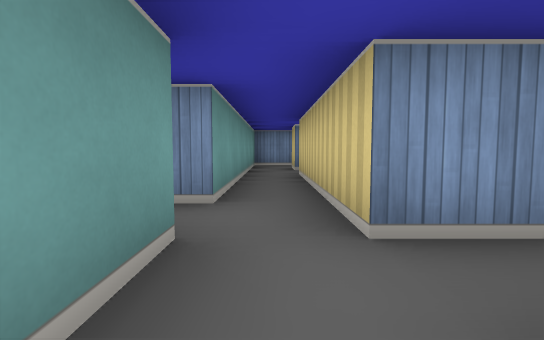
[1] (above)

17 first-person views from a walk through a cub3D level. The camera is about half as high as the walls, tilts 4° down and sees 85° across. The floor is counted in squares. Each view is taken from the middle of a square. On the plan, view 1 faces up. The plan holds only what a view shows up to about 9 squares ahead; the rest is blank.

[2]
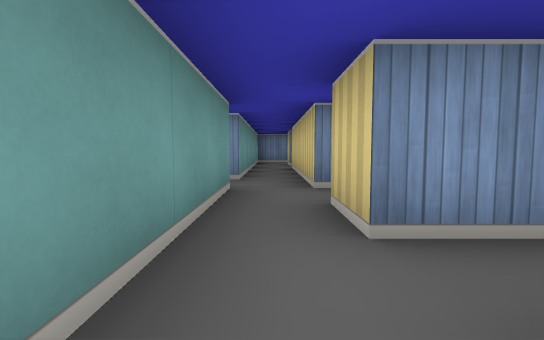

[3]
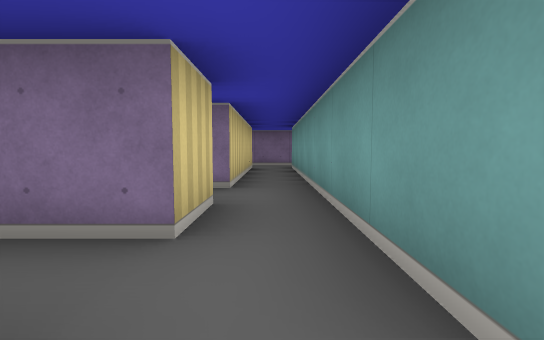

[4]
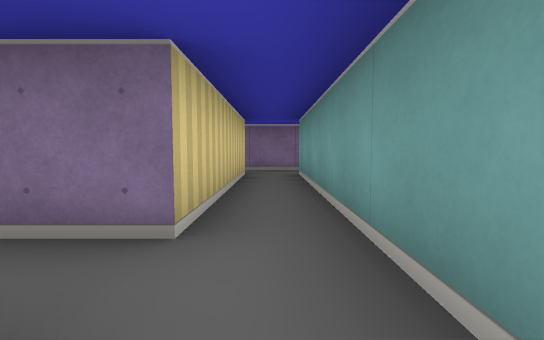

[5]
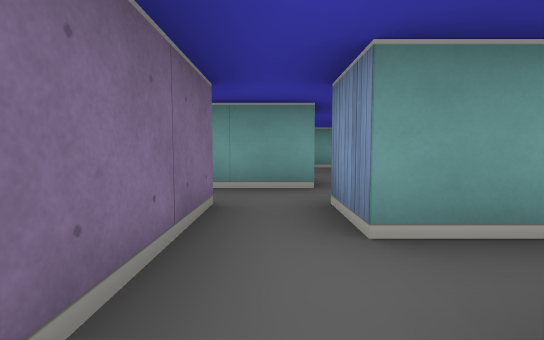

[6]
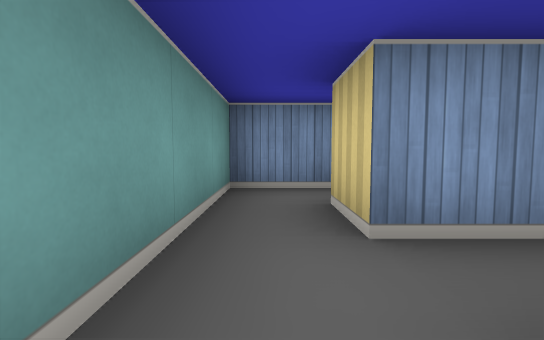

[7]
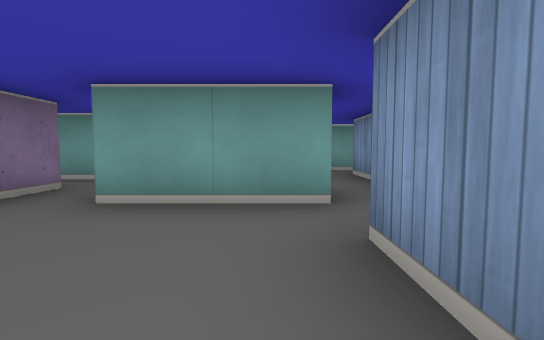

[8]
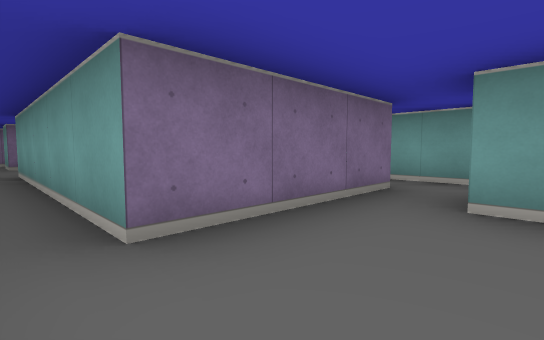

[9]
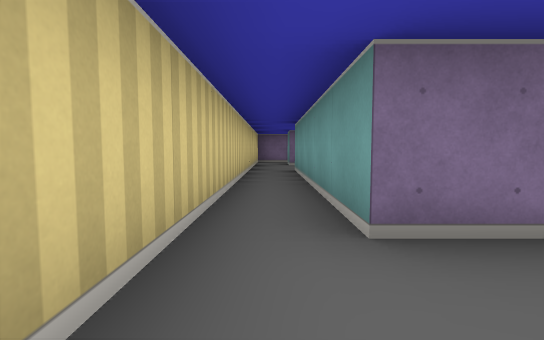

[10]
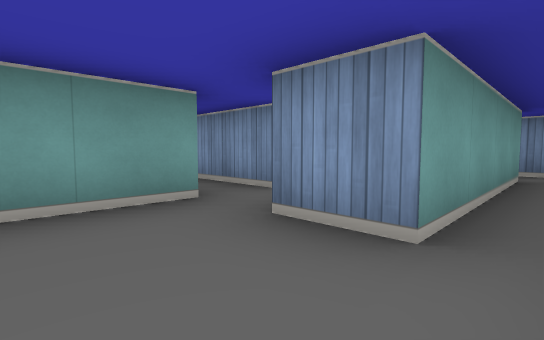

[11]
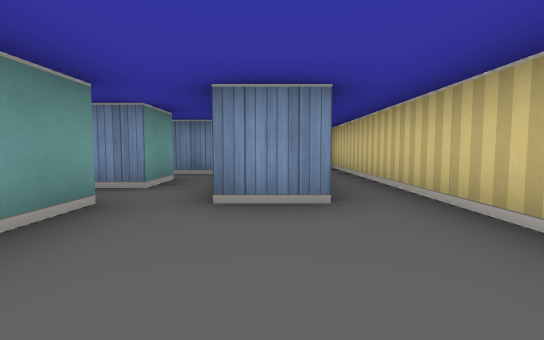

[12]
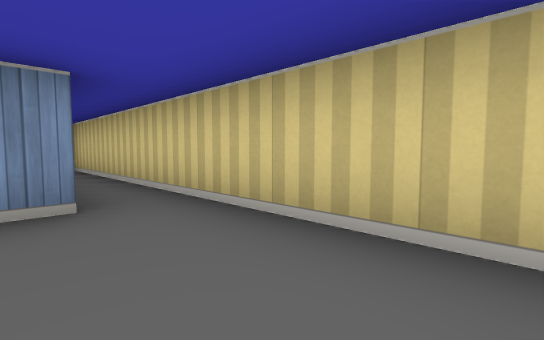

[13]
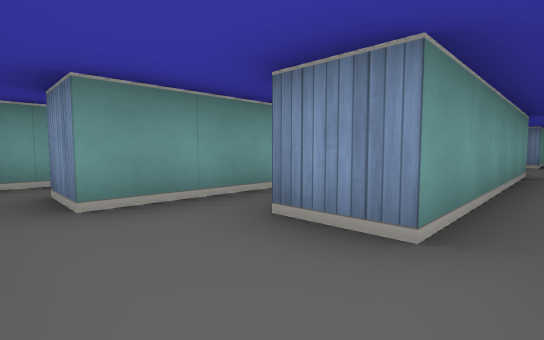

[14]
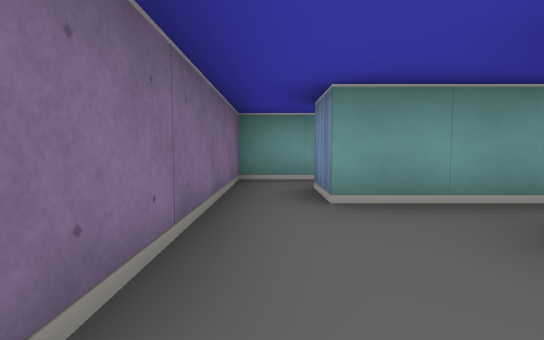

[15]
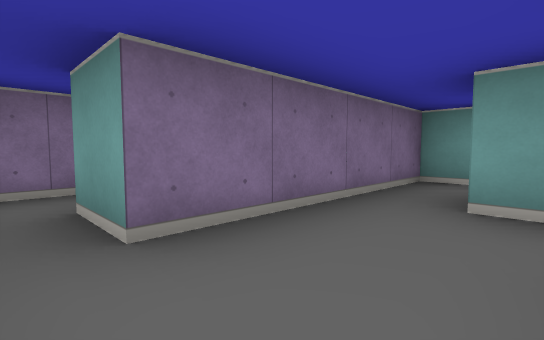

[16]
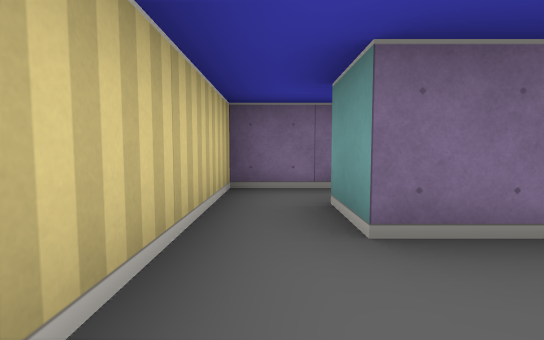

[17]
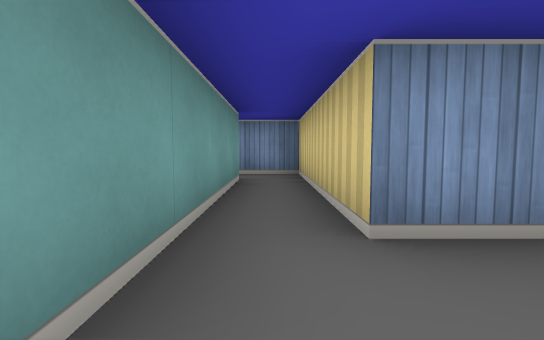

### Floor plan
Points are (right, up) in squares from view 1. A wall is a line through its corners. A room is listed if a view was taken in it or the views show most of it. See-through windows are left out.
Room 1 (views 1, 3, 4, 6)
walls: (-0.5, 1.6) (-0.5, -0.6); (0.5, 1.5) (0.5, 5.5); (-0.5, 6.5) (-0.5, 2.5) (-0.9, 2.5); (0.5, -0.5) (0.5, 0.5)
ways out: opening at (0, 0) to room 2; opening at (0, 7) to room 5; opening at (1, 1) to room 7; opening at (-1, 2); opening at (1, 6)
Room 2 (view 2)
walls: (0.5, -5.5) (0.5, -1.5); (-0.6, -6.5) (0.6, -6.5); (5.2, -6.5) (6.5, -6.5) (6.5, -5.5); (-0.5, -0.6) (-0.5, -5.5)
ways out: opening at (0, 0) to room 1; opening at (6, -5) to room 4; opening at (1, -1)
Room 3 (views 5, 17)
walls: (3.5, 0.5) (3.5, -3.5) (2.5, -3.5); (4.5, -2.5) (4.5, 1.5) (3.4, 1.5); (2.5, -4.5) (4.5, -4.5)
ways out: opening at (5, -3.5) to room 4; opening at (3, 1) to room 7; opening at (3, -4) to room 8
Room 4 (views 7, 8, 9, 10, 11, 12, 13, 14, 15, 16)
walls: (5.5, 5.5) (4.5, 5.5); (2.4, 2.5) (5.5, 2.5) (5.5, -2.5) (4.5, -2.5); (3.5, 5.6) (3.5, 3.5); (3.5, 7.5) (3.5, 6.5) (2.5, 6.5); (4.5, -4.5) (5.5, -4.5) (5.5, -5.5); (6.5, -5.5) (6.5, 5.5)
ways out: opening at (6, -5) to room 2; opening at (5, -3.5) to room 3; opening at (4, 7) to room 5; opening at (3, 3) to room 6; opening at (3, 6); opening at (6, 6)
Room 5 (no view inside)
walls: (0.8, 8.5) (-0.5, 8.5) (-0.5, 6.5); (4, 8.5) (3.1, 8.5); (0.5, 6.5) (0.5, 7.5)
ways out: opening at (0, 7) to room 1; opening at (4, 7) to room 4
Room 6 (no view inside)
walls: (1.5, 3.1) (1.5, 1.5)
ways out: opening at (3, 3) to room 4; opening at (2, 2) to room 7
Room 7 (no view inside)
walls: (0.5, 0.5) (2.5, 0.5); (1.5, 1.5) (0.5, 1.5)
ways out: opening at (1, 1) to room 1; opening at (3, 1) to room 3; opening at (2, 2) to room 6
Room 8 (no view inside)
walls: (1.5, -3.2) (1.5, -4.5) (2.5, -4.5)
ways out: opening at (3, -4) to room 3; opening at (2, -2.5)

Where each view was taken, in squares from view 1:
view 1: 0 up, 0 right, facing up
view 2: 2 down, 0 right, facing up
view 3: 2 up, 0 right, facing down
view 4: 0 up, 0 right, facing down
view 5: 1 up, 3 right, facing left
view 6: 5 up, 0 right, facing up
view 7: 5 up, 6 right, facing left
view 8: 4 up, 6 right, facing down-left
view 9: 4 up, 6 right, facing down
view 10: 4 up, 6 right, facing up-left
view 11: 3 up, 5 right, facing up
view 12: 3 up, 5 right, facing up-right
view 13: 4 down, 6 right, facing up-left
view 14: 4 down, 6 right, facing left
view 15: 3 down, 6 right, facing down-left
view 16: 3 down, 6 right, facing down
view 17: 4 down, 4 right, facing up
